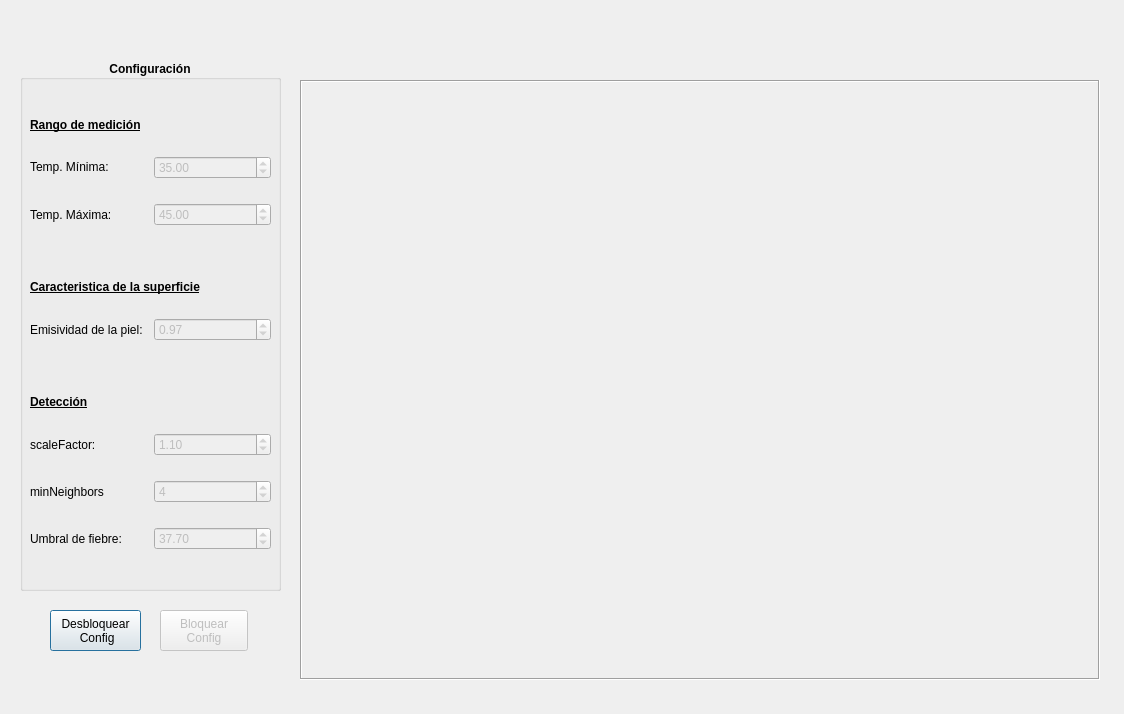
<?xml version="1.0" encoding="UTF-8"?>
<ui version="4.0">
 <class>Dialog</class>
 <widget class="QDialog" name="Dialog">
  <property name="geometry">
   <rect>
    <x>0</x>
    <y>0</y>
    <width>1124</width>
    <height>714</height>
   </rect>
  </property>
  <property name="sizePolicy">
   <sizepolicy hsizetype="Preferred" vsizetype="Preferred">
    <horstretch>0</horstretch>
    <verstretch>0</verstretch>
   </sizepolicy>
  </property>
  <property name="maximumSize">
   <size>
    <width>16777215</width>
    <height>16777215</height>
   </size>
  </property>
  <property name="windowTitle">
   <string>Medición de temperatura corporal IR - CITEDEF - COVID-19</string>
  </property>
  <widget class="QLabel" name="img">
   <property name="geometry">
    <rect>
     <x>300</x>
     <y>80</y>
     <width>800</width>
     <height>600</height>
    </rect>
   </property>
   <property name="sizePolicy">
    <sizepolicy hsizetype="Fixed" vsizetype="Fixed">
     <horstretch>0</horstretch>
     <verstretch>0</verstretch>
    </sizepolicy>
   </property>
   <property name="frameShape">
    <enum>QFrame::Box</enum>
   </property>
   <property name="frameShadow">
    <enum>QFrame::Sunken</enum>
   </property>
   <property name="text">
    <string/>
   </property>
   <property name="alignment">
    <set>Qt::AlignCenter</set>
   </property>
  </widget>
  <widget class="QGroupBox" name="groupBox">
   <property name="enabled">
    <bool>true</bool>
   </property>
   <property name="geometry">
    <rect>
     <x>20</x>
     <y>60</y>
     <width>261</width>
     <height>531</height>
    </rect>
   </property>
   <property name="font">
    <font>
     <weight>75</weight>
     <italic>false</italic>
     <bold>true</bold>
    </font>
   </property>
   <property name="title">
    <string>Configuración</string>
   </property>
   <property name="alignment">
    <set>Qt::AlignCenter</set>
   </property>
   <property name="flat">
    <bool>false</bool>
   </property>
   <property name="checkable">
    <bool>false</bool>
   </property>
   <widget class="QWidget" name="layoutWidget">
    <property name="geometry">
     <rect>
      <x>10</x>
      <y>40</y>
      <width>241</width>
      <height>471</height>
     </rect>
    </property>
    <layout class="QVBoxLayout" name="verticalLayout">
     <item>
      <widget class="QLabel" name="label_2">
       <property name="sizePolicy">
        <sizepolicy hsizetype="Preferred" vsizetype="Fixed">
         <horstretch>0</horstretch>
         <verstretch>0</verstretch>
        </sizepolicy>
       </property>
       <property name="font">
        <font>
         <underline>true</underline>
        </font>
       </property>
       <property name="text">
        <string>Rango de medición</string>
       </property>
       <property name="alignment">
        <set>Qt::AlignLeading|Qt::AlignLeft|Qt::AlignVCenter</set>
       </property>
      </widget>
     </item>
     <item>
      <layout class="QHBoxLayout" name="horizontalLayout">
       <item>
        <widget class="QLabel" name="label_3">
         <property name="sizePolicy">
          <sizepolicy hsizetype="Preferred" vsizetype="Fixed">
           <horstretch>0</horstretch>
           <verstretch>0</verstretch>
          </sizepolicy>
         </property>
         <property name="font">
          <font>
           <weight>50</weight>
           <bold>false</bold>
          </font>
         </property>
         <property name="text">
          <string>Temp. Mínima:</string>
         </property>
        </widget>
       </item>
       <item>
        <widget class="QDoubleSpinBox" name="temp_min">
         <property name="enabled">
          <bool>false</bool>
         </property>
         <property name="font">
          <font>
           <weight>50</weight>
           <bold>false</bold>
          </font>
         </property>
         <property name="value">
          <double>35.000000000000000</double>
         </property>
        </widget>
       </item>
      </layout>
     </item>
     <item>
      <layout class="QHBoxLayout" name="horizontalLayout_2">
       <item>
        <widget class="QLabel" name="label_4">
         <property name="font">
          <font>
           <weight>50</weight>
           <bold>false</bold>
          </font>
         </property>
         <property name="text">
          <string>Temp. Máxima:</string>
         </property>
        </widget>
       </item>
       <item>
        <widget class="QDoubleSpinBox" name="temp_max">
         <property name="enabled">
          <bool>false</bool>
         </property>
         <property name="font">
          <font>
           <weight>50</weight>
           <bold>false</bold>
          </font>
         </property>
         <property name="value">
          <double>45.000000000000000</double>
         </property>
        </widget>
       </item>
      </layout>
     </item>
     <item>
      <spacer name="verticalSpacer_2">
       <property name="orientation">
        <enum>Qt::Vertical</enum>
       </property>
       <property name="sizeType">
        <enum>QSizePolicy::Fixed</enum>
       </property>
       <property name="sizeHint" stdset="0">
        <size>
         <width>20</width>
         <height>30</height>
        </size>
       </property>
      </spacer>
     </item>
     <item>
      <widget class="QLabel" name="label_8">
       <property name="sizePolicy">
        <sizepolicy hsizetype="Preferred" vsizetype="Fixed">
         <horstretch>0</horstretch>
         <verstretch>0</verstretch>
        </sizepolicy>
       </property>
       <property name="font">
        <font>
         <underline>true</underline>
        </font>
       </property>
       <property name="text">
        <string>Caracteristica de la superficie</string>
       </property>
       <property name="alignment">
        <set>Qt::AlignLeading|Qt::AlignLeft|Qt::AlignVCenter</set>
       </property>
      </widget>
     </item>
     <item>
      <layout class="QHBoxLayout" name="horizontalLayout_3">
       <item>
        <widget class="QLabel" name="label_6">
         <property name="font">
          <font>
           <weight>50</weight>
           <bold>false</bold>
          </font>
         </property>
         <property name="text">
          <string>Emisividad de la piel:</string>
         </property>
        </widget>
       </item>
       <item>
        <widget class="QDoubleSpinBox" name="emisividad">
         <property name="enabled">
          <bool>false</bool>
         </property>
         <property name="font">
          <font>
           <weight>50</weight>
           <bold>false</bold>
          </font>
         </property>
         <property name="maximum">
          <double>1.000000000000000</double>
         </property>
         <property name="singleStep">
          <double>0.010000000000000</double>
         </property>
         <property name="value">
          <double>0.970000000000000</double>
         </property>
        </widget>
       </item>
      </layout>
     </item>
     <item>
      <spacer name="verticalSpacer">
       <property name="orientation">
        <enum>Qt::Vertical</enum>
       </property>
       <property name="sizeType">
        <enum>QSizePolicy::Fixed</enum>
       </property>
       <property name="sizeHint" stdset="0">
        <size>
         <width>20</width>
         <height>30</height>
        </size>
       </property>
      </spacer>
     </item>
     <item>
      <widget class="QLabel" name="label_5">
       <property name="sizePolicy">
        <sizepolicy hsizetype="Preferred" vsizetype="Fixed">
         <horstretch>0</horstretch>
         <verstretch>0</verstretch>
        </sizepolicy>
       </property>
       <property name="font">
        <font>
         <underline>true</underline>
        </font>
       </property>
       <property name="text">
        <string>Detección</string>
       </property>
       <property name="alignment">
        <set>Qt::AlignLeading|Qt::AlignLeft|Qt::AlignVCenter</set>
       </property>
      </widget>
     </item>
     <item>
      <layout class="QHBoxLayout" name="horizontalLayout_4">
       <item>
        <widget class="QLabel" name="label_7">
         <property name="font">
          <font>
           <weight>50</weight>
           <bold>false</bold>
          </font>
         </property>
         <property name="text">
          <string>scaleFactor:</string>
         </property>
        </widget>
       </item>
       <item>
        <widget class="QDoubleSpinBox" name="scaleFactor">
         <property name="enabled">
          <bool>false</bool>
         </property>
         <property name="font">
          <font>
           <weight>50</weight>
           <bold>false</bold>
          </font>
         </property>
         <property name="minimum">
          <double>1.010000000000000</double>
         </property>
         <property name="maximum">
          <double>2.000000000000000</double>
         </property>
         <property name="singleStep">
          <double>0.010000000000000</double>
         </property>
         <property name="value">
          <double>1.100000000000000</double>
         </property>
        </widget>
       </item>
      </layout>
     </item>
     <item>
      <layout class="QHBoxLayout" name="horizontalLayout_7">
       <item>
        <widget class="QLabel" name="label_11">
         <property name="font">
          <font>
           <weight>50</weight>
           <bold>false</bold>
          </font>
         </property>
         <property name="text">
          <string>minNeighbors</string>
         </property>
        </widget>
       </item>
       <item>
        <widget class="QSpinBox" name="minNeighbors">
         <property name="enabled">
          <bool>false</bool>
         </property>
         <property name="font">
          <font>
           <weight>50</weight>
           <bold>false</bold>
          </font>
         </property>
         <property name="minimum">
          <number>1</number>
         </property>
         <property name="maximum">
          <number>10</number>
         </property>
         <property name="value">
          <number>4</number>
         </property>
        </widget>
       </item>
      </layout>
     </item>
     <item>
      <layout class="QHBoxLayout" name="horizontalLayout_6">
       <item>
        <widget class="QLabel" name="label_10">
         <property name="font">
          <font>
           <weight>50</weight>
           <bold>false</bold>
          </font>
         </property>
         <property name="text">
          <string>Umbral de fiebre:</string>
         </property>
        </widget>
       </item>
       <item>
        <widget class="QDoubleSpinBox" name="umbral_fiebre">
         <property name="enabled">
          <bool>false</bool>
         </property>
         <property name="font">
          <font>
           <weight>50</weight>
           <bold>false</bold>
          </font>
         </property>
         <property name="value">
          <double>37.700000000000003</double>
         </property>
        </widget>
       </item>
      </layout>
     </item>
    </layout>
   </widget>
  </widget>
  <widget class="QPushButton" name="unlock">
   <property name="geometry">
    <rect>
     <x>50</x>
     <y>610</y>
     <width>91</width>
     <height>41</height>
    </rect>
   </property>
   <property name="sizePolicy">
    <sizepolicy hsizetype="Minimum" vsizetype="Fixed">
     <horstretch>0</horstretch>
     <verstretch>0</verstretch>
    </sizepolicy>
   </property>
   <property name="text">
    <string>Desbloquear
 Config</string>
   </property>
  </widget>
  <widget class="QPushButton" name="lock">
   <property name="enabled">
    <bool>false</bool>
   </property>
   <property name="geometry">
    <rect>
     <x>160</x>
     <y>610</y>
     <width>88</width>
     <height>41</height>
    </rect>
   </property>
   <property name="sizePolicy">
    <sizepolicy hsizetype="Minimum" vsizetype="Fixed">
     <horstretch>0</horstretch>
     <verstretch>0</verstretch>
    </sizepolicy>
   </property>
   <property name="text">
    <string>Bloquear
Config</string>
   </property>
  </widget>
 </widget>
 <resources/>
 <connections>
  <connection>
   <sender>unlock</sender>
   <signal>clicked()</signal>
   <receiver>Dialog</receiver>
   <slot>unlock_conf()</slot>
   <hints>
    <hint type="sourcelabel">
     <x>80</x>
     <y>521</y>
    </hint>
    <hint type="destinationlabel">
     <x>85</x>
     <y>574</y>
    </hint>
   </hints>
  </connection>
  <connection>
   <sender>lock</sender>
   <signal>clicked()</signal>
   <receiver>Dialog</receiver>
   <slot>lock_conf()</slot>
   <hints>
    <hint type="sourcelabel">
     <x>214</x>
     <y>513</y>
    </hint>
    <hint type="destinationlabel">
     <x>230</x>
     <y>557</y>
    </hint>
   </hints>
  </connection>
 </connections>
 <slots>
  <slot>unlock_conf()</slot>
  <slot>lock_conf()</slot>
 </slots>
</ui>
